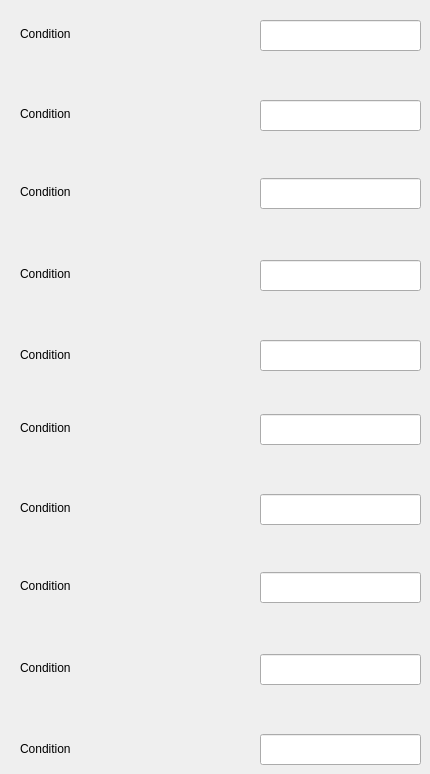
    <widget class="QWidget" name="instr">
     <attribute name="title">
      <string>Hit Checker</string>
     </attribute>
     <widget class="QLabel" name="label_32">
      <property name="geometry">
       <rect>
        <x>20</x>
        <y>660</y>
        <width>161</width>
        <height>16</height>
       </rect>
      </property>
      <property name="text">
       <string>Condition </string>
      </property>
     </widget>
     <widget class="QLabel" name="label_26">
      <property name="geometry">
       <rect>
        <x>20</x>
        <y>106</y>
        <width>161</width>
        <height>16</height>
       </rect>
      </property>
      <property name="text">
       <string>Condition </string>
      </property>
     </widget>
     <widget class="QLineEdit" name="cond_set_name_30">
      <property name="geometry">
       <rect>
        <x>260</x>
        <y>654</y>
        <width>161</width>
        <height>31</height>
       </rect>
      </property>
     </widget>
     <widget class="QLineEdit" name="cond_set_name_22">
      <property name="geometry">
       <rect>
        <x>260</x>
        <y>572</y>
        <width>161</width>
        <height>31</height>
       </rect>
      </property>
     </widget>
     <widget class="QLineEdit" name="cond_set_name_25">
      <property name="geometry">
       <rect>
        <x>260</x>
        <y>260</y>
        <width>161</width>
        <height>31</height>
       </rect>
      </property>
     </widget>
     <widget class="QLabel" name="label_28">
      <property name="geometry">
       <rect>
        <x>20</x>
        <y>578</y>
        <width>161</width>
        <height>16</height>
       </rect>
      </property>
      <property name="text">
       <string>Condition </string>
      </property>
     </widget>
     <widget class="QLineEdit" name="cond_set_name_28">
      <property name="geometry">
       <rect>
        <x>260</x>
        <y>178</y>
        <width>161</width>
        <height>31</height>
       </rect>
      </property>
     </widget>
     <widget class="QLineEdit" name="cond_set_name_31">
      <property name="geometry">
       <rect>
        <x>260</x>
        <y>100</y>
        <width>161</width>
        <height>31</height>
       </rect>
      </property>
     </widget>
     <widget class="QLineEdit" name="cond_set_name_23">
      <property name="geometry">
       <rect>
        <x>260</x>
        <y>340</y>
        <width>161</width>
        <height>31</height>
       </rect>
      </property>
     </widget>
     <widget class="QLabel" name="label_25">
      <property name="geometry">
       <rect>
        <x>20</x>
        <y>266</y>
        <width>161</width>
        <height>16</height>
       </rect>
      </property>
      <property name="text">
       <string>Condition </string>
      </property>
     </widget>
     <widget class="QLabel" name="label_31">
      <property name="geometry">
       <rect>
        <x>20</x>
        <y>500</y>
        <width>161</width>
        <height>16</height>
       </rect>
      </property>
      <property name="text">
       <string>Condition </string>
      </property>
     </widget>
     <widget class="QLineEdit" name="cond_set_name_27">
      <property name="geometry">
       <rect>
        <x>260</x>
        <y>20</y>
        <width>161</width>
        <height>31</height>
       </rect>
      </property>
     </widget>
     <widget class="QLabel" name="label_29">
      <property name="geometry">
       <rect>
        <x>20</x>
        <y>347</y>
        <width>161</width>
        <height>16</height>
       </rect>
      </property>
      <property name="text">
       <string>Condition </string>
      </property>
     </widget>
     <widget class="QLabel" name="label_24">
      <property name="geometry">
       <rect>
        <x>20</x>
        <y>741</y>
        <width>161</width>
        <height>16</height>
       </rect>
      </property>
      <property name="text">
       <string>Condition </string>
      </property>
     </widget>
     <widget class="QLabel" name="label_30">
      <property name="geometry">
       <rect>
        <x>20</x>
        <y>184</y>
        <width>161</width>
        <height>16</height>
       </rect>
      </property>
      <property name="text">
       <string>Condition </string>
      </property>
     </widget>
     <widget class="QLabel" name="label_23">
      <property name="geometry">
       <rect>
        <x>20</x>
        <y>420</y>
        <width>161</width>
        <height>16</height>
       </rect>
      </property>
      <property name="text">
       <string>Condition </string>
      </property>
     </widget>
     <widget class="QLineEdit" name="cond_set_name_24">
      <property name="geometry">
       <rect>
        <x>260</x>
        <y>734</y>
        <width>161</width>
        <height>31</height>
       </rect>
      </property>
     </widget>
     <widget class="QLineEdit" name="cond_set_name_26">
      <property name="geometry">
       <rect>
        <x>260</x>
        <y>494</y>
        <width>161</width>
        <height>31</height>
       </rect>
      </property>
     </widget>
     <widget class="QLineEdit" name="cond_set_name_29">
      <property name="geometry">
       <rect>
        <x>260</x>
        <y>414</y>
        <width>161</width>
        <height>31</height>
       </rect>
      </property>
     </widget>
     <widget class="QLabel" name="label_27">
      <property name="geometry">
       <rect>
        <x>20</x>
        <y>26</y>
        <width>161</width>
        <height>16</height>
       </rect>
      </property>
      <property name="text">
       <string>Condition </string>
      </property>
     </widget>
    </widget>
